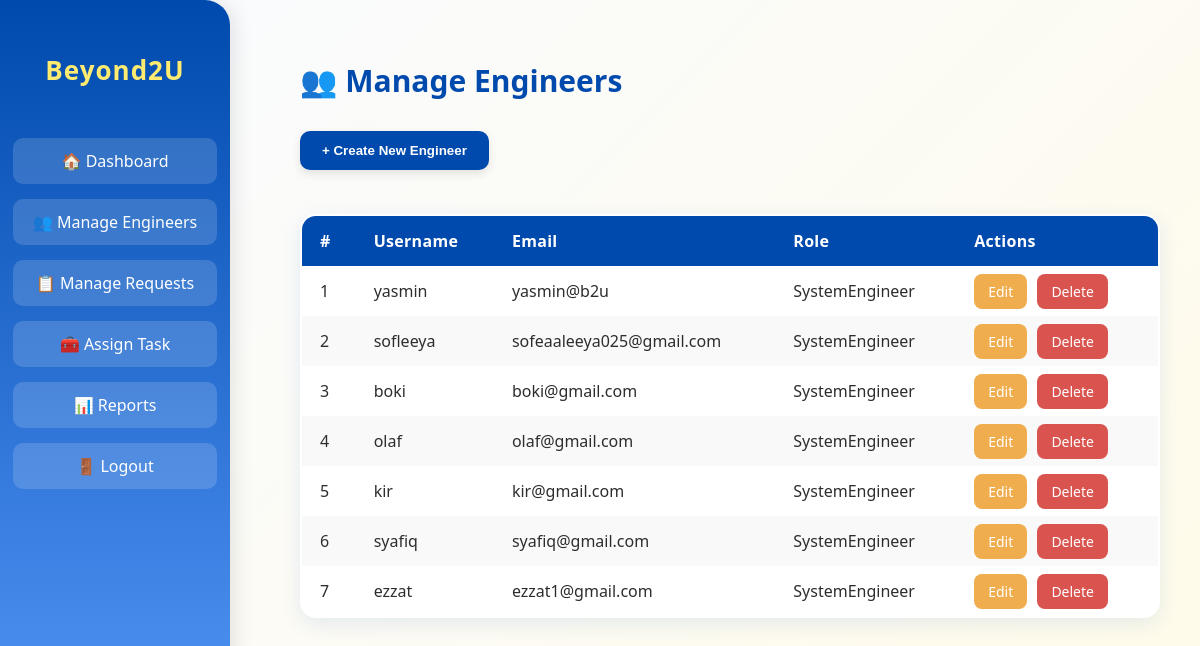
Page /beyond2u/dashboard/teamlead/manage-engineers/ (signed in) on the committed database.
### inventorySystem/models.py (models this page shows, shortened)
class User(AbstractUser):
    ROLE_CHOICES = [
        ('TeamLead', 'Team Lead'),
        ('SystemEngineer', 'System Engineer'),
    ]
    role = models.CharField(max_length=20, choices=ROLE_CHOICES, default='SystemEngineer')

### inventorySystem/views.py (the view, shortened to what this page needs)
# urls.py: path('dashboard/teamlead/manage-engineers/', views.manage_engineers, name='manage_engineers'),
@require_role('TeamLead')
def manage_engineers(request):
    engineers = User.objects.filter(role='SystemEngineer')
    return render(request, "manage_engineers.html", {"engineers": engineers})

### inventorySystem/views.py (called while the page is built, shortened)
def require_role(role):
    def decorator(view_func):
        @wraps(view_func)
        @login_required(login_url='login')
        def _wrapped(request, *args, **kwargs):
            return view_func(request, *args, **kwargs)
        return _wrapped
    return decorator

### inventorySystem/templates/manage_engineers.html (shortened to what this page needs)
<!DOCTYPE html>
<html lang="en">
<head>
</head>
<body>
  <div class="sidebar">
    <h2>Beyond2U</h2>
    <a href="{% url 'teamlead_dashboard' %}">🏠 Dashboard</a>
    <a href="{% url 'manage_engineers' %}">👥 Manage Engineers</a>
    <a href="{% url 'manage_requests' %}">📋 Manage Requests</a>
    <a href="{% url 'assign_task' %}">🧰 Assign Task</a>
    <a href="{% url 'reports' %}">📊 Reports</a>
    <a href="{% url 'logout' %}">🚪 Logout</a>
  </div>
  <div class="content">
    <h1>👥 Manage Engineers</h1>
    <div class="top-actions">
      <button onclick="toggleForm()">+ Create New Engineer</button>
    </div>
    <br>
   <br>
    <table>
      <thead>
        <tr>
          <th>#</th>
          <th>Username</th>
          <th>Email</th>
          <th>Role</th>
          <th>Actions</th>
        </tr>
      </thead>
      <tbody>
        {% for engineer in engineers %}
        <tr>
          <td>{{ forloop.counter }}</td>
          <td>{{ engineer.username }}</td>
          <td>{{ engineer.email }}</td>
          <td>{{ engineer.role }}</td>
          <td>
            <a href="{% url 'edit_engineer' engineer.id %}" class="action-btn edit-btn">Edit</a>
            <a href="{% url 'delete_engineer' engineer.id %}" class="action-btn delete-btn">Delete</a>
          </td>
        </tr>
        {% empty %}
        <tr>
          <td colspan="5" style="text-align:center;">No engineers found.</td>
        </tr>
        {% endfor %}
      </tbody>
    </table>
  </div>
</body>
</html>

### inventorySystem/templates/manage_engineers.html (style rules this page uses)
body { margin: 0; font-family: 'Segoe UI', sans-serif; background: linear-gradient(135deg, #f9fbff, #fffbea); color: #2d2d2d; }
.sidebar { position: fixed; top: 0; left: 0; width: 230px; height: 100%; background: linear-gradient(180deg, #004aad, #5c9eff); color: white; display: flex; flex-direction: column; align-items: center; padding-top: 30px; box-shadow: 4px 0 20px rgba(0, 0, 0, 0.1); border-top-right-radius: 25px; border-bottom-right-radius: 25px; }
.sidebar h2 { font-size: 26px; font-weight: 700; color: #ffeb70; margin-bottom: 50px; letter-spacing: 1px; }
.sidebar a { display: block; width: 80%; text-align: center; color: white; text-decoration: none; background: rgba(255, 255, 255, 0.15); padding: 12px 10px; border-radius: 10px; margin-bottom: 15px; transition: all 0.3s ease; }
.content { margin-left: 260px; padding: 40px; }
h1 { font-size: 30px; color: #004aad; margin-bottom: 30px; }
.top-actions button { background-color: #004aad; color: white; padding: 12px 22px; border: none; border-radius: 10px; font-weight: 600; cursor: pointer; transition: all 0.3s ease; box-shadow: 0 4px 10px rgba(0, 0, 0, 0.1); }
table { width: 100%; border-collapse: collapse; background-color: white; border-radius: 16px; overflow: hidden; box-shadow: 0 6px 20px rgba(0, 84, 200, 0.1); border: 2px solid #e0ecff; }
th, td { padding: 14px 18px; text-align: left; }
th { background-color: #004aad; color: white; font-size: 16px; letter-spacing: 0.3px; }
tr:nth-child(even) { background-color: #f9f9f9; }
.action-btn { padding: 8px 14px; border-radius: 8px; text-decoration: none; color: white; margin-right: 6px; font-size: 14px; transition: 0.3s; }
.edit-btn { background-color: #f0ad4e; }
.delete-btn { background-color: #d9534f; }

### rows in the picture
User: username "yasmin", email "yasmin@b2u", role "SystemEngineer"
User: username "sofleeya", email "sofeaaleeya025@gmail.com", role "SystemEngineer"
User: username "boki", email "boki@gmail.com", role "SystemEngineer"
User: username "olaf", email "olaf@gmail.com", role "SystemEngineer"
User: username "kir", email "kir@gmail.com", role "SystemEngineer"
User: username "syafiq", email "syafiq@gmail.com", role "SystemEngineer"
User: username "ezzat", email "ezzat1@gmail.com", role "SystemEngineer"
